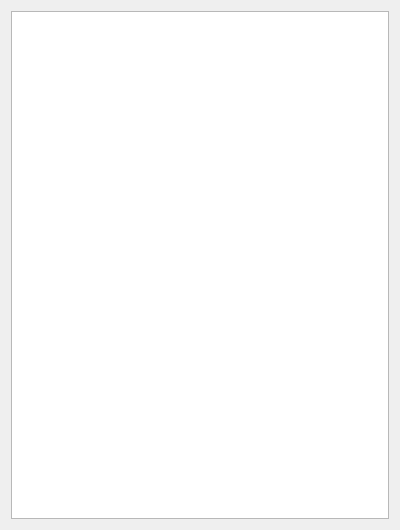
<?xml version="1.0" encoding="UTF-8"?>
<ui version="4.0">
 <class>Form</class>
 <widget class="QWidget" name="Form">
  <property name="geometry">
   <rect>
    <x>0</x>
    <y>0</y>
    <width>400</width>
    <height>530</height>
   </rect>
  </property>
  <property name="windowTitle">
   <string>Form</string>
  </property>
  <layout class="QVBoxLayout" name="verticalLayout">
   <item>
    <widget class="QSplitter" name="splitter">
     <property name="orientation">
      <enum>Qt::Vertical</enum>
     </property>
     <widget class="ParameterTree" name="treeWidget">
      <attribute name="headerVisible">
       <bool>false</bool>
      </attribute>
      <column>
       <property name="text">
        <string notr="true">1</string>
       </property>
      </column>
     </widget>
    </widget>
   </item>
  </layout>
 </widget>
 <customwidgets>
  <customwidget>
   <class>ParameterTree</class>
   <extends>QTreeWidget</extends>
   <header>pyqtgraph.parametertree</header>
  </customwidget>
 </customwidgets>
 <resources/>
 <connections/>
</ui>
